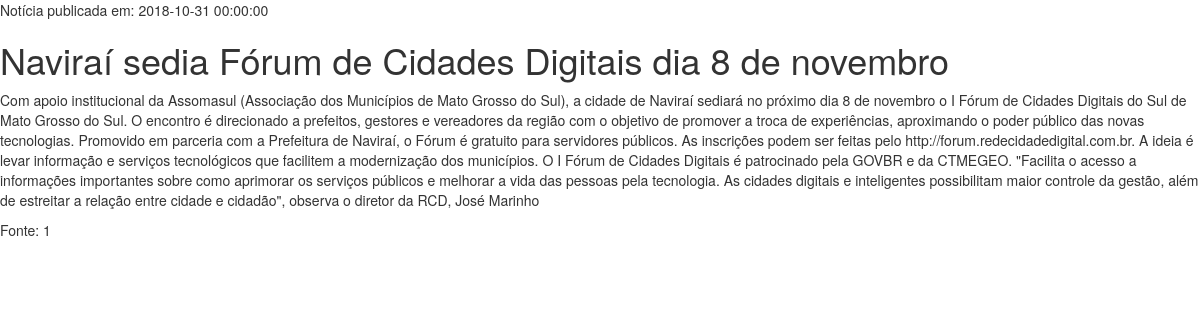
Screenshot of /select.php?id=5 with the database file from the repository.
### tables this page shows
CREATE TABLE `noticias` (
  `id` int(11) NOT NULL,
  `categoria` int(11) NOT NULL,
  `titulo` varchar(120) NOT NULL,
  `texto` text NOT NULL,
  `foto` varchar(40) DEFAULT NULL,
  `fonte` varchar(50) NOT NULL,
  `usuario` int(11) NOT NULL,
  `data_cadastro` datetime NOT NULL
);

### select.php (the view, shortened to what this page needs)
<?php
$id = $_GET['id'];
$sql = "SELECT * FROM noticias WHERE id = ".$id;
$resultado = mysql_query($sql);
$noticia = mysql_fetch_array($resultado);
?>
<!DOCTYPE html>
<html lang="pt-BR">
  <head>
    <link href="css/bootstrap.min.css" rel="stylesheet">
  </head>
  <body>
    <p>Notícia publicada em: <?php echo $noticia['data_cadastro'] ?></p>
    <h1><?php echo $noticia['titulo'] ?></h1>
    <p><?php echo $noticia['texto'] ?></p>
    <p>Fonte: <?php echo $noticia['fonte'] ?></p>
  </body>
</html>

### rows the page displays
noticias: data_cadastro "2018-10-31 00:00:00", titulo "Naviraí sedia Fórum de Cidades Digitais dia 8 de novembro", texto "Com apoio institucional da Assomasul (Associação dos Municípios de Mato Grosso do Sul), a cidade de Naviraí sediará no próximo dia 8 de novembro o I Fórum de Cidades Digitais do Sul de Mato Grosso do Sul. O encontro é direcionado a prefeitos, gestores e vereadores da região com o objetivo de promover a troca de experiências, aproximando o poder público das novas tecnologias. Promovido em parceria com a Prefeitura de Naviraí, o Fórum é gratuito para servidores públicos. As inscrições podem ser feitas pelo http://forum.redecidadedigital.com.br. A ideia é levar informação e serviços tecnológicos que facilitem a modernização dos municípios. O I Fórum de Cidades Digitais é patrocinado pela GOVBR…", fonte "1"
